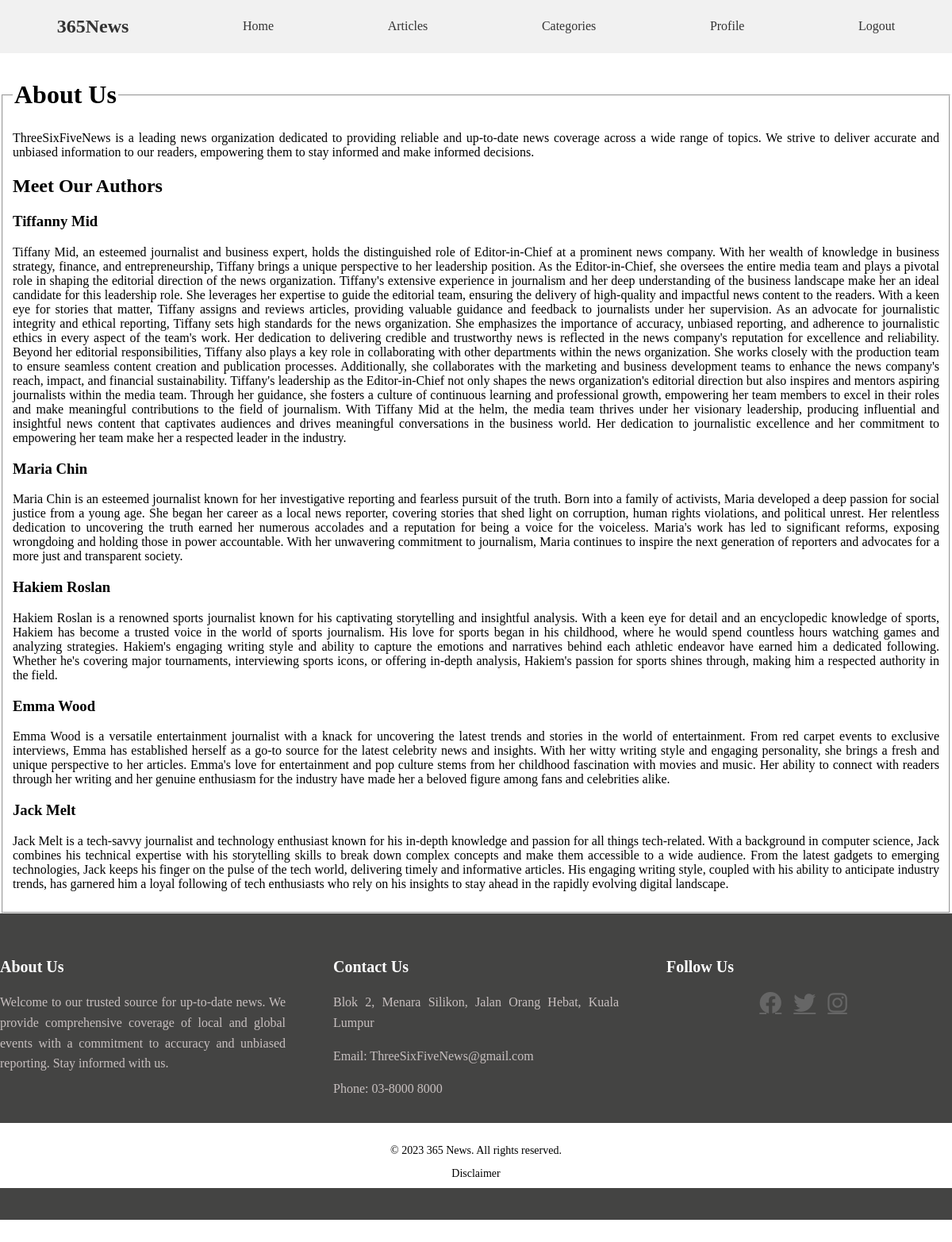
/about_us.php (signed in), run on the app's committed database.
### tables this page shows
CREATE TABLE `user` (
  `userid` int(11) NOT NULL,
  `userpass` varchar(255) DEFAULT NULL,
  `name` varchar(255) DEFAULT NULL,
  `background` text DEFAULT NULL,
  `username` varchar(255) DEFAULT NULL,
  `authority` varchar(255) DEFAULT NULL,
  `email` varchar(255) DEFAULT NULL
);

### about_us.php (the view, shortened to what this page needs)
<!DOCTYPE html>
<html>
<head>
  <link rel="stylesheet" href="css/style.css">
</head>
<body>
  <?php include('navbar.php') ?>
  <main>
    <fieldset>
      <legend><h1>About Us</h1></legend>
      ThreeSixFiveNews is a leading news organization dedicated to providing reliable and up-to-date news coverage across a wide range of topics. We strive to deliver accurate and unbiased information to our readers, empowering them to stay informed and make informed decisions.
      <h2>Meet Our Authors</h2>
      <div class="author-container">
        <?php
        $queryAuthors = "SELECT * FROM user WHERE authority = 'staff' OR authority = 'admin'";
        $resultAuthors = mysqli_query($conn, $queryAuthors);
        if (mysqli_num_rows($resultAuthors) > 0) {
          while ($rowAuthor = mysqli_fetch_assoc($resultAuthors)) {
            echo '<div class="author">';
            echo '<h3>' . $rowAuthor['name'] . '</h3>';
            echo '<p>' . $rowAuthor['background'] . '</p>';
            echo '</div>';
          }
        } else {
          echo '<p>No authors found.</p>';
        }
        ?>
      </div>
    </fieldset>
  </main>
  <div>
</div>
</body>
</html>

### css/style.css (style rules this page uses)
body { margin: 0; padding: 0; }
main { margin-top: 80px; }

### about_us.php (style rules this page uses)
body { display: flex; justify-content: space-between; text-align: justify; }
main { display: flex; flex: 1; }
@media (orientation: portrait) { body { display: block; } }
@media (orientation: portrait) { main { display: block; } }

### data on the page
user: name "Tiffanny Mid", background "Tiffany Mid, an esteemed journalist and business expert, holds the distinguished role of Editor-in-Chief at a prominent news company. With her wealth of knowledge in business strategy, finance, and entrepreneurship, Tiffany brings a unique perspective to her leadership position. As the Editor-in-Chief, she oversees the entire media team and plays a pivotal role in shaping the editorial direction of the news organization. Tiffany's extensive experience in journalism and her deep understanding of the business landscape make her an ideal candidate for this leadership role. She leverages her expertise to guide the editorial team, ensuring the delivery of high-quality and impactful news content…"
user: name "Maria Chin", background "Maria Chin is an esteemed journalist known for her investigative reporting and fearless pursuit of the truth. Born into a family of activists, Maria developed a deep passion for social justice from a young age. She began her career as a local news reporter, covering stories that shed light on corruption, human rights violations, and political unrest. Her relentless dedication to uncovering the truth earned her numerous accolades and a reputation for being a voice for the voiceless. Maria's work has led to significant reforms, exposing wrongdoing and holding those in power accountable. With her unwavering commitment to journalism, Maria continues to inspire the next generation of reporters…"
user: name "Hakiem Roslan", background "Hakiem Roslan is a renowned sports journalist known for his captivating storytelling and insightful analysis. With a keen eye for detail and an encyclopedic knowledge of sports, Hakiem has become a trusted voice in the world of sports journalism. His love for sports began in his childhood, where he would spend countless hours watching games and analyzing strategies. Hakiem's engaging writing style and ability to capture the emotions and narratives behind each athletic endeavor have earned him a dedicated following. Whether he's covering major tournaments, interviewing sports icons, or offering in-depth analysis, Hakiem's passion for sports shines through, making him a respected authority in…"
user: name "Emma Wood", background "Emma Wood is a versatile entertainment journalist with a knack for uncovering the latest trends and stories in the world of entertainment. From red carpet events to exclusive interviews, Emma has established herself as a go-to source for the latest celebrity news and insights. With her witty writing style and engaging personality, she brings a fresh and unique perspective to her articles. Emma's love for entertainment and pop culture stems from her childhood fascination with movies and music. Her ability to connect with readers through her writing and her genuine enthusiasm for the industry have made her a beloved figure among fans and celebrities alike."
user: name "Jack Melt", background "Jack Melt is a tech-savvy journalist and technology enthusiast known for his in-depth knowledge and passion for all things tech-related. With a background in computer science, Jack combines his technical expertise with his storytelling skills to break down complex concepts and make them accessible to a wide audience. From the latest gadgets to emerging technologies, Jack keeps his finger on the pulse of the tech world, delivering timely and informative articles. His engaging writing style, coupled with his ability to anticipate industry trends, has garnered him a loyal following of tech enthusiasts who rely on his insights to stay ahead in the rapidly evolving digital landscape."
